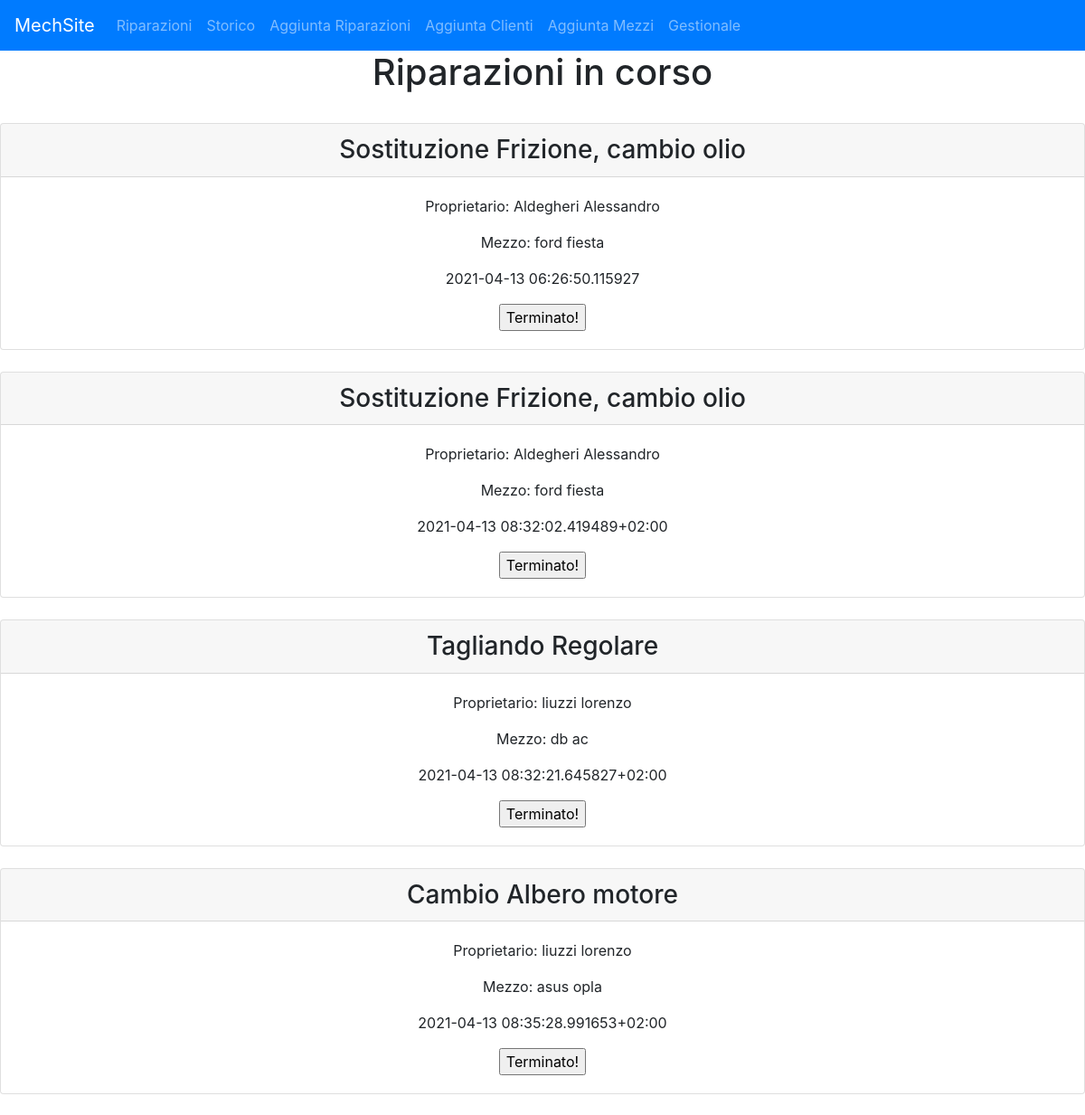
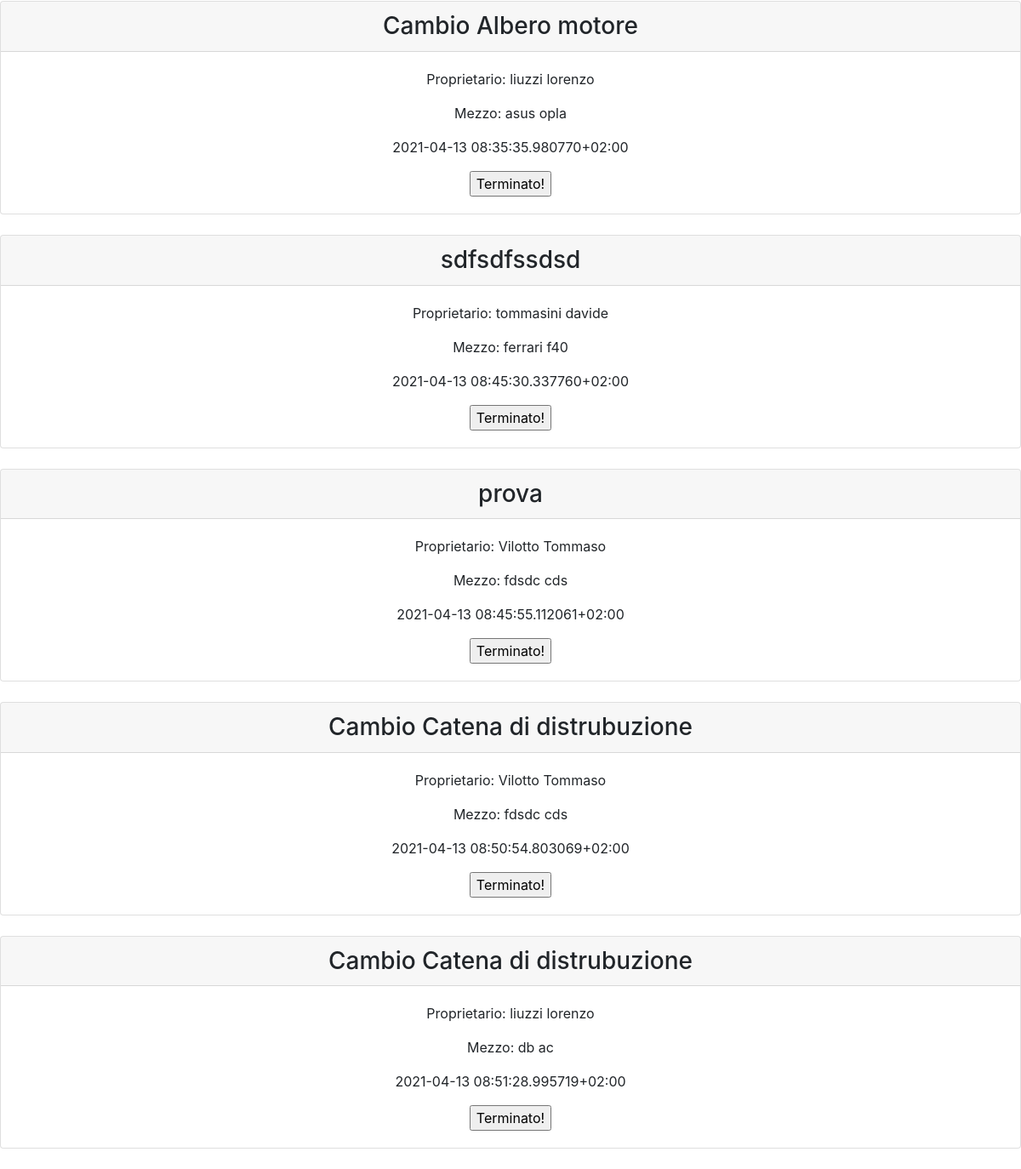
The page /riparazioni (signed in) on the database as committed earlier (2 pictures, top to bottom).
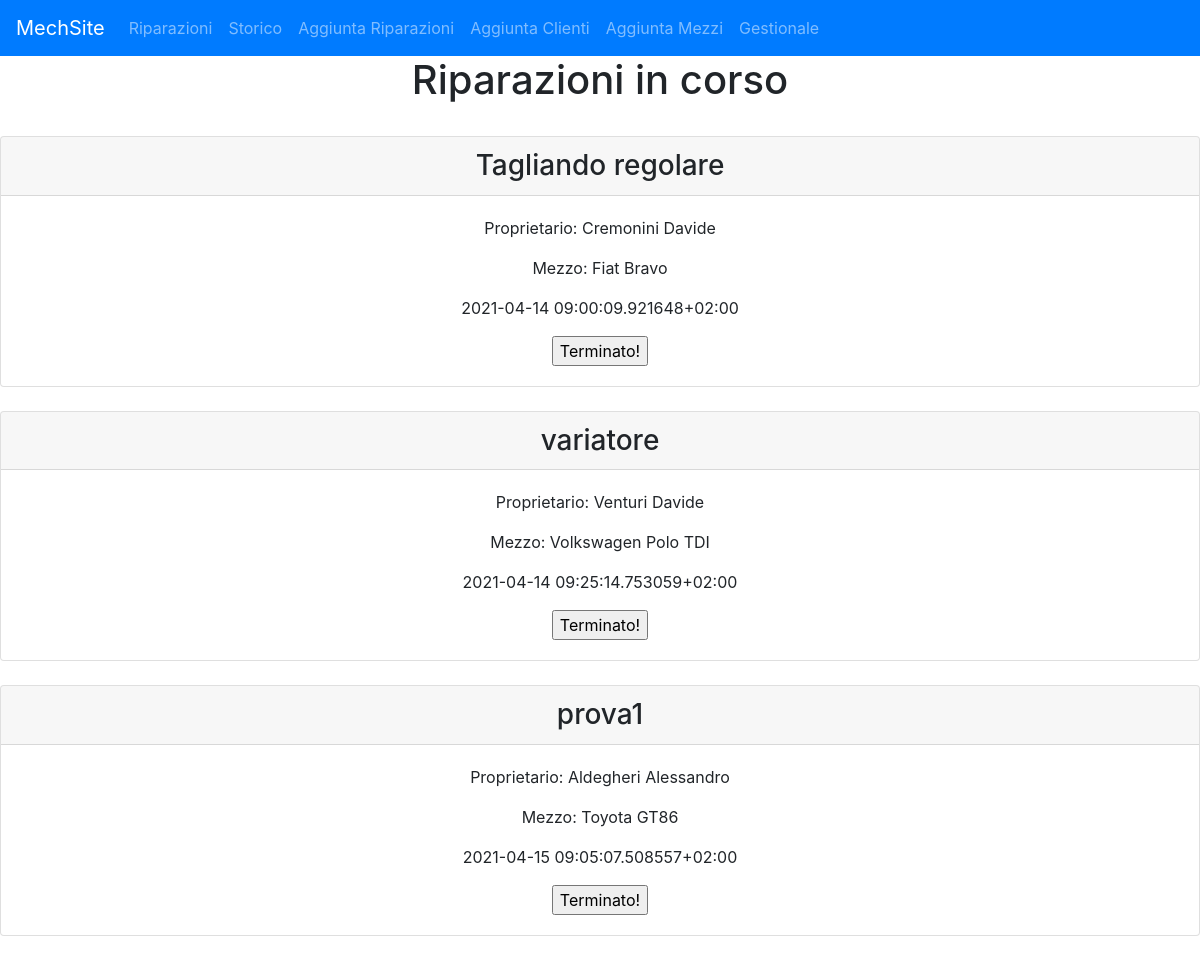
The same page on the database as committed later.
### __init__.py (models this page shows, shortened)
class Riparazioni(db.Model):
    _id = db.Column("id", db.Integer, primary_key=True)
    stato = db.Column("stato", db.Boolean, default=False)
    inizio = db.Column("inizio", db.String(30))
    fine = db.Column("fine", db.String(30))
    prezzo = db.Column("prezzo", db.String(10))
    descrizione = db.Column("descrizione", db.String(50))
    targamezzo = db.Column("targamezzo", db.String(20), db.ForeignKey('mezzi.targa'), nullable=False)

class Clienti(db.Model):
    cf = db.Column("cf", db.String(16), primary_key=True)
    nome = db.Column("nome", db.String(30))
    cognome = db.Column("cognome", db.String(30))
    ntelefono = db.Column("ntelefono", db.String(10))
    email = db.Column("email", db.String(100))
    password = db.Column("password", db.String(20))
    mecchina = db.relationship("Mezzi", backref="clienti", lazy=True)

class Mezzi(db.Model):
    targa = db.Column("targa", db.String(10), primary_key=True)
    marca = db.Column("marca", db.String(30))
    modello = db.Column("modello", db.String(30))
    cilindrata = db.Column("cilindrata", db.String(10))
    potenza = db.Column("potenza", db.String(10))
    cfcliente = db.Column("cfcliente", db.String(20), db.ForeignKey('clienti.cf'), nullable=False)
    riparazione = db.relationship("Riparazioni", backref="mezzi", lazy=True)

### __init__.py (the view)
@app.route("/riparazioni", methods=["GET", "POST"])
def riparazioni():
    if "pass" in session:
        tz = pytz.timezone("Europe/Rome")
        riparazioniincorso = Clienti.query.join(Mezzi, Clienti.cf==Mezzi.cfcliente).join(Riparazioni, Mezzi.targa==Riparazioni.targamezzo).add_columns(Riparazioni.inizio, Riparazioni.descrizione, Riparazioni.prezzo, Riparazioni._id, Mezzi.marca, Mezzi.modello, Clienti.nome, Clienti.cognome).filter_by(fine="in corso...").all()
        if request.method == "POST":
            ids = Riparazioni.query.filter_by(fine="in corso...").all()
            for i in ids:
                if str(i._id) in request.form:
                    riparazione = Riparazioni.query.filter_by(_id=i._id).first()
                    ricevente = Clienti.query.join(Mezzi, Clienti.cf==Mezzi.cfcliente).join(Riparazioni, Mezzi.targa==Riparazioni.targamezzo).add_columns( Riparazioni._id, Mezzi.marca, Mezzi.modello, Clienti.email, Clienti.nome, Clienti.cognome, Riparazioni.prezzo).filter_by(_id=i._id).first()
                    riparazione.stato=True
                    riparazione.fine=datetime.now(tz)
                    db.session.commit()
                    generapdf(ricevente)
                    n = inviamail(ricevente)
                    break
            riparazioniincorso = Clienti.query.join(Mezzi, Clienti.cf==Mezzi.cfcliente).join(Riparazioni, Mezzi.targa==Riparazioni.targamezzo).add_columns(Riparazioni.inizio, Riparazioni.descrizione, Riparazioni.prezzo, Riparazioni._id, Mezzi.marca, Mezzi.modello, Clienti.nome, Clienti.cognome).filter_by(fine="in corso...").all()
            return render_template("riparazioni.html", listariparazioniincorso=riparazioniincorso)
        else:
            return render_template("riparazioni.html", listariparazioniincorso=riparazioniincorso)
    else:
        return redirect(url_for("home"))

### templates/riparazioni.html (shortened to what this page needs)
{% extends "template.html" %}
{% block pagecontent %}
<center>
<h1>Riparazioni in corso</h1>
<br>
{% for item in listariparazioniincorso%}
<div class="card">
  <h3 class="card-header">{{item.descrizione}}</h3>
  <div class="card-body">
    <p class="card-text">Proprietario: {{item.cognome}} {{item.nome}}</p>
    <p class="card-text">Mezzo: {{item.marca}} {{item.modello}}</p>
    <p class="card-text">{{item.inizio}}</p>
    <form action="" method="post">
      <input type="submit" name={{item._id}} value="Terminato!">
    </form>
  </div>
</div>
<br>
{%endfor%}
</center>
{%endblock %}

Rows that differ between the two databases and show on the page:
no longer on this page (row edited): Riparazioni: descrizione "Sostituzione Frizione, cambio olio", cognome "Aldegheri", nome "Alessandro", marca "ford", modello "fiesta", inizio "2021-04-13 06:26:50.115927"
removed Riparazioni: descrizione "Tagliando Regolare", cognome "liuzzi", nome "lorenzo", marca "db", modello "ac", inizio "2021-04-13 08:32:21.645827+02:00"
no longer on this page (row edited): Riparazioni: descrizione "sdfsdfssdsd", cognome "tommasini", nome "davide", marca "ferrari", modello "f40", inizio "2021-04-13 08:45:30.337760+02:00"
no longer on this page (row edited): Riparazioni: descrizione "prova", cognome "Vilotto", nome "Tommaso", marca "fdsdc", modello "cds", inizio "2021-04-13 08:45:55.112061+02:00"
removed Riparazioni: descrizione "Cambio Catena di distrubuzione", cognome "Vilotto", nome "Tommaso", marca "fdsdc", modello "cds", inizio "2021-04-13 08:50:54.803069+02:00"
removed Riparazioni: descrizione "Cambio Catena di distrubuzione", cognome "liuzzi", nome "lorenzo", marca "db", modello "ac", inizio "2021-04-13 08:51:28.995719+02:00"
changed Riparazioni: descrizione "Sostituzione Frizione, cambio olio" → "Tagliando regolare"; cognome "Aldegheri" → "Cremonini"; nome "Alessandro" → "Davide"; marca "ford" → "Fiat"; modello "fiesta" → "Bravo"; inizio "2021-04-13 08:32:02.419489+02:00" → "2021-04-14 09:00:09.921648+02:00"
changed Riparazioni: descrizione "Cambio Albero motore" → "variatore"; cognome "liuzzi" → "Venturi"; nome "lorenzo" → "Davide"; marca "asus" → "Volkswagen"; modello "opla" → "Polo TDI"; inizio "2021-04-13 08:35:28.991653+02:00" → "2021-04-14 09:25:14.753059+02:00"
changed Riparazioni: descrizione "Cambio Albero motore" → "prova1"; cognome "liuzzi" → "Aldegheri"; nome "lorenzo" → "Alessandro"; marca "asus" → "Toyota"; modello "opla" → "GT86"; inizio "2021-04-13 08:35:35.980770+02:00" → "2021-04-15 09:05:07.508557+02:00"
